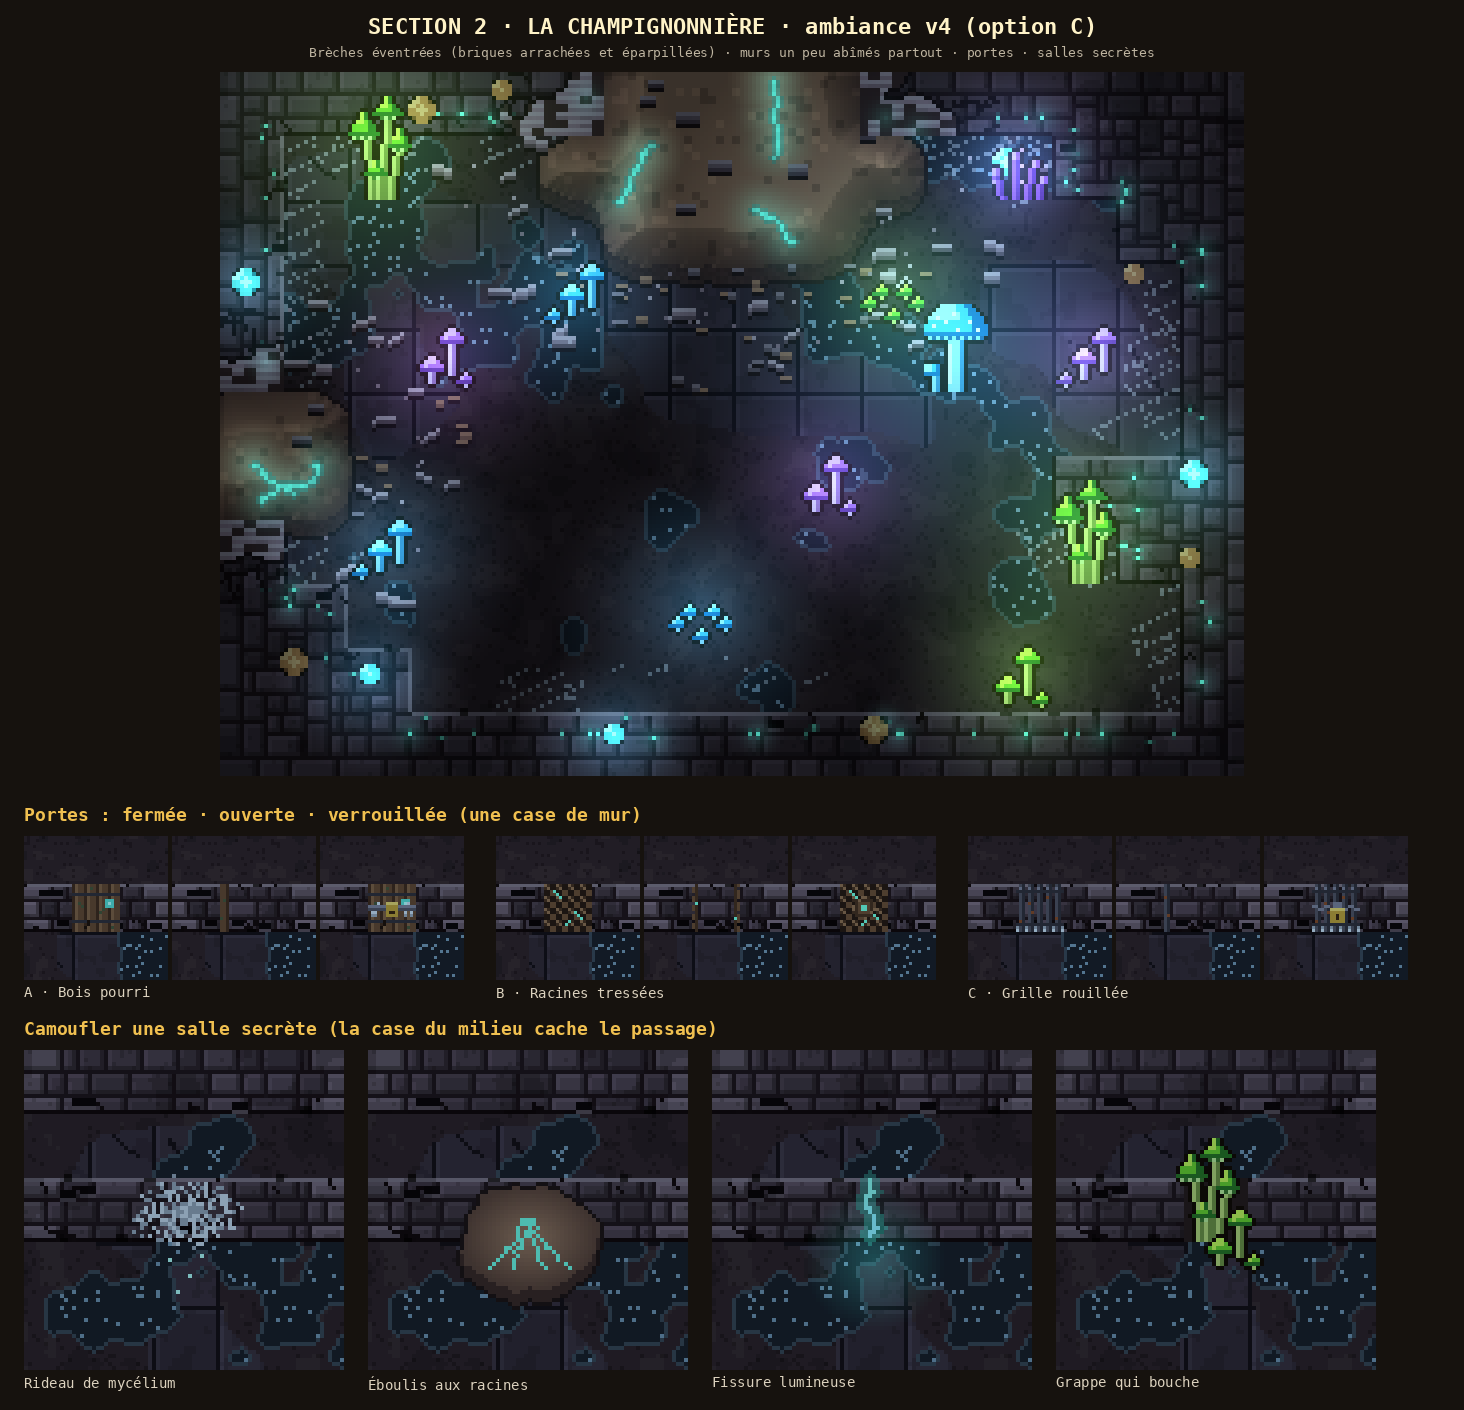

Recreate this plot in Python.
"""Section 2, la CHAMPIGNONNIÈRE : ambiance v4 (Thomas, 2026-11-14, sur la v3 : « on est vraiment pas mal » ; « il
faut comprendre que les murs sont éventrés à l'endroit où la terre est entrée : briques brisées et déplacées tout
autour » ; « abîme un chouille plus les murs, même loin des brèches » ; « que proposes-tu comme porte et porte
verrouillée ? » ; « que proposes-tu pour camoufler une salle secrète ? »).

- La salle de la v3, avec des BRÈCHES ÉVENTRÉES (bords de mur déchiquetés, briques fendues, briques arrachées et
  éparpillées autour de la brèche) et des murs un peu ABÎMÉS partout (éclats au bord, fissures, briques manquantes).
- TROIS PORTES (fermée, ouverte, verrouillée) : A bois pourri, B racines tressées, C grille rouillée.
- QUATRE CAMOUFLAGES de salle secrète : rideau de mycélium, éboulis aux racines, fissure lumineuse, grappe qui bouche.

  python3 art/champi_v4.py   → art/champi_v4.png
"""
import math
import os
import sys

import numpy as np
from PIL import Image, ImageDraw
from scipy import ndimage

sys.path.insert(0, os.path.dirname(os.path.abspath(__file__)))
import murs_v3 as M  # noqa: E402
import champi_v1 as V1  # noqa: E402
import champi_v3 as V3  # noqa: E402
from pix import fbm, font, grid, hash2, outline_mask, up  # noqa: E402
from dortoir_v2 import Sprite  # noqa: E402

T = 16
BRICK, BRICK_HI, BRICK_SH = np.array((150, 128, 140)), np.array((196, 178, 188)), np.array((96, 80, 90))
CRACK = np.array((18, 12, 16))
HOLE = np.array((10, 8, 12))


def brick(a, X, Y, w, h, tilt=0):
    """Une brique arrachée, posée de travers (tilt : marche d'un pixel)."""
    H, W = a.shape[:2]
    for j in range(h):
        for i in range(w):
            x, y = X + i, Y + j + (tilt * i) // max(1, w)
            if 0 <= x < W and 0 <= y < H:
                a[y, x] = BRICK_HI if j == 0 else BRICK_SH if j == h - 1 else BRICK
    for i in range(w):
        x, y = X + i, Y + h + (tilt * i) // max(1, w)
        if 0 <= x < W and 0 <= y < H:
            a[y, x] = (24, 18, 22)


def cracks(a, mask, rng, n, length):
    """Fissures sombres qui serpentent dans les pierres."""
    ys, xs = np.nonzero(mask)
    if len(xs) == 0:
        return
    H, W = a.shape[:2]
    for _ in range(n):
        i = rng.integers(0, len(xs))
        x, y = float(xs[i]), float(ys[i])
        ang = rng.uniform(0, 2 * math.pi)
        for _ in range(int(rng.integers(length // 2, length))):
            xi, yi = int(x), int(y)
            if 0 <= xi < W and 0 <= yi < H and mask[yi, xi]:
                a[yi, xi] = CRACK
            ang += rng.uniform(-0.7, 0.7)
            x += math.cos(ang)
            y += math.sin(ang)


def worn_walls(a, xs, ys, wallmask):
    """Murs un peu abîmés partout : éclats au bord côté salle, fissures, quelques briques manquantes, taches sombres."""
    rng = np.random.default_rng(21)
    floor = ~wallmask
    near = wallmask & (ndimage.distance_transform_edt(wallmask) < 5)
    # Éclats : de petites encoches au bord du mur.
    edge = wallmask & ndimage.binary_dilation(floor)
    ey, ex = np.nonzero(edge)
    for k in rng.choice(len(ex), size=len(ex) // 40, replace=False):
        w, h = int(rng.integers(2, 4)), int(rng.integers(1, 3))
        x0, y0 = ex[k] - w // 2, ey[k] - h // 2
        sub = (slice(max(0, y0), y0 + h), slice(max(0, x0), x0 + w))
        a[sub] = a[sub] * 0.35
    cracks(a, near, rng, 14, 10)
    # Briques manquantes : un trou noir, la brique d'en dessous éclairée sur son bord.
    ny, nx = np.nonzero(near & (ndimage.distance_transform_edt(wallmask) > 2))
    for k in rng.choice(len(nx), size=6, replace=False):
        x0, y0 = nx[k], ny[k]
        a[y0:y0 + 2, x0:x0 + 4] = HOLE
        a[y0 + 2:y0 + 3, x0:x0 + 4] = (90, 78, 86)
    stain = wallmask & (fbm(xs, ys, 12, 701, 2) > 0.66)
    a[stain] = a[stain] * 0.82


def breach_damage(a, xs, ys, wallmask, mound):
    """Les brèches ÉVENTRÉES : bords déchiquetés, briques fendues, briques arrachées éparpillées autour."""
    rng = np.random.default_rng(31)
    H, W = a.shape[:2]
    E = np.zeros((H, W), bool)
    for (cx, cy) in V3.cells("E"):
        E[cy * T:(cy + 1) * T, cx * T:(cx + 1) * T] = True
    dE = ndimage.distance_transform_edt(~E)
    # Bord déchiqueté : le mur est grignoté sur quelques pixels, irrégulièrement (dents, pierres à moitié cassées).
    bite = wallmask & (dE < 4 + 12 * fbm(xs, ys, 5, 711, 2))
    # Dans la morsure : un amas de morceaux de briques (blocs de 3 × 2, clair dessus, sombre dessous) dans la terre.
    a[bite] = (58, 42, 44)
    blk = hash2((xs // 3).astype(int), (ys // 2).astype(int), 713)
    chunk = bite & (blk > 0.45)
    a[chunk] = BRICK * (0.75 + 0.4 * blk[chunk][..., None])
    top = chunk & ((ys.astype(int) % 2) == 0)
    a[top] = BRICK_HI * 0.95
    rim = outline_mask(bite) & wallmask
    a[rim] = (20, 14, 18)
    # Briques fendues tout autour (plus de fissures, plus longues).
    cracks(a, wallmask & ~bite & (dE < 22), rng, 22, 14)
    # Briques arrachées : éparpillées sur le sol et sur l'éboulis, de plus en plus rares en s'éloignant.
    around = (~wallmask) & (dE < 30) & (dE > 2)
    ry, rx = np.nonzero(around)
    for _ in range(70):
        i = rng.integers(0, len(rx))
        if rng.random() > 1.2 - dE[ry[i], rx[i]] / 30:
            continue
        brick(a, int(rx[i]), int(ry[i]), int(rng.integers(4, 7)), int(rng.integers(2, 4)), int(rng.integers(-2, 3)))
    # Éclats de brique (petits morceaux).
    for _ in range(80):
        i = rng.integers(0, len(rx))
        if dE[ry[i], rx[i]] < 22:
            a[ry[i], rx[i]] = BRICK_HI if rng.random() < 0.5 else BRICK


# ---------------------------------------------------------------- portes (une case de mur, vue de dessus)

WOOD, WOOD_D, WOOD_L = (104, 74, 52, 255), (66, 46, 34, 255), (132, 98, 70, 255)
ROT = (70, 86, 60, 255)
IRON, IRON_D, IRON_L = (84, 84, 96, 255), (50, 50, 60, 255), (130, 130, 146, 255)
RUST = (140, 76, 44, 255)
MYC, MYC_D = (214, 220, 226, 255), (160, 168, 178, 255)
GLOW = (120, 255, 214, 255)
ROOT, ROOT_D, ROOT_L = (112, 80, 56, 255), (72, 50, 36, 255), (150, 112, 80, 255)


def door_rotten(state):
    """A · BOIS POURRI : planches gonflées d'humidité, taches de moisissure, un disque lumineux qui y pousse."""
    s = Sprite(16, 16)
    if state == "open":
        s.r(0, 0, 3, 16, WOOD).r(2, 0, 1, 16, WOOD_D).p(1, 5, ROT).p(0, 11, ROT)
        return s.done(outline=False)
    for x in range(16):
        c = WOOD_D if x % 4 == 0 else WOOD_L if x % 4 == 1 else WOOD
        s.r(x, 0, 1, 16, c)
    s.r(0, 3, 16, 1, IRON_D).r(0, 12, 16, 1, IRON_D)
    for (x, y) in ((2, 6), (3, 7), (9, 9), (10, 8), (13, 14), (6, 1)):
        s.p(x, y, ROT)
    s.r(11, 5, 3, 3, (90, 220, 200, 255)).p(12, 6, (190, 255, 240, 255))
    s.p(4, 14, CRACK_PX).p(5, 13, CRACK_PX).p(5, 12, CRACK_PX)
    if state == "locked":
        # Barre de fer et cadenas, mangés par le mycélium.
        s.r(0, 7, 16, 2, IRON).r(0, 7, 16, 1, IRON_L)
        s.r(6, 6, 4, 5, (200, 160, 60, 255)).r(7, 9, 2, 1, (60, 40, 20, 255)).r(6, 6, 4, 1, (240, 210, 110, 255))
        for x in (1, 2, 12, 14):
            s.p(x, 9, MYC).p(x, 10, MYC_D)
        s.p(3, 6, MYC).p(13, 6, MYC)
    return s.done(outline=False)


CRACK_PX = (30, 20, 16, 255)


def door_roots(state):
    """B · RACINES TRESSÉES : un battant de racines entrecroisées ; des fils lumineux courent dedans."""
    s = Sprite(16, 16)
    if state == "open":
        for y in range(16):
            s.p(0 + (y % 3 == 0), y, ROOT).p(1, y, ROOT_D).p(15 - (y % 4 == 1), y, ROOT).p(14, y, ROOT_D)
        s.p(1, 6, GLOW).p(14, 11, GLOW)
        return s.done(outline=False)
    s.r(0, 0, 16, 16, (40, 28, 22, 255))
    for k in range(-16, 16, 4):
        for i in range(16):
            x, y = i, i + k
            if 0 <= y < 16:
                s.p(x, y, ROOT if (i // 2) % 2 else ROOT_L)
            x2, y2 = 15 - i, i + k + 2
            if 0 <= y2 < 16:
                s.p(x2, y2, ROOT_D if (i // 2) % 2 else ROOT)
    for (x, y) in ((3, 2), (4, 3), (5, 4), (10, 9), (11, 10), (12, 11), (7, 13), (8, 12)):
        s.p(x, y, GLOW)
    if state == "locked":
        # Un gros nœud de racines serré au milieu, qui luit : il faut le trancher (ou le brûler).
        s.r(5, 5, 6, 6, ROOT_D).r(6, 6, 4, 4, ROOT).r(7, 7, 2, 2, GLOW).p(6, 5, ROOT_L).p(10, 9, ROOT_L)
        for (x, y) in ((4, 7), (11, 8), (7, 4), (8, 11)):
            s.p(x, y, ROOT_L)
    return s.done(outline=False)


def door_grate(state):
    """C · GRILLE ROUILLÉE : des barreaux qu'on voit à travers (comme la prison), rouille et mycélium aux pieds."""
    s = Sprite(16, 16)
    if state == "open":
        s.r(0, 0, 2, 16, IRON).r(1, 0, 1, 16, IRON_D).p(0, 4, RUST).p(1, 10, RUST)
        return s.done(outline=False)
    for x in (1, 4, 7, 10, 13):
        s.r(x, 0, 2, 16, IRON).r(x + 1, 0, 1, 16, IRON_D).p(x, 1, IRON_L)
    s.r(0, 2, 16, 1, IRON_D).r(0, 13, 16, 1, IRON_D)
    for (x, y) in ((4, 6), (5, 9), (10, 4), (13, 11), (1, 12)):
        s.p(x, y, RUST)
    for x in (0, 3, 6, 9, 12, 15):
        s.p(x, 15, MYC).p(x, 14, MYC_D)
    if state == "locked":
        # Une chaîne enroulée et un gros cadenas.
        for x in range(0, 16, 2):
            s.r(x, 7 + (x // 2) % 2, 2, 1, IRON_L)
        s.r(6, 8, 5, 5, (200, 160, 60, 255)).r(7, 6, 3, 2, IRON_L).r(8, 10, 1, 2, (60, 40, 20, 255)).r(6, 8, 5, 1, (240, 210, 110, 255))
    return s.done(outline=False)


VIGNETTE = ["#####", "#...#", "##D##", "#...#", "#####"]


def wall_vignette(draw_cell, plan=VIGNETTE):
    """Un petit morceau de mur (option C), et ce qu'on dessine dans la case « D »."""
    V1.WALLS["C"]()
    fp = [r.replace("S", "#") for r in plan]
    walls = M.Walls([r.replace("D", "#") for r in fp])
    img = M.render([r.replace("D", "#") for r in fp], moss=False)
    W, H = img.size
    px = img.load()
    xs, ys = grid(W, H)
    floor = V1.floor_C(xs, ys)
    for Y in range(H):
        for X in range(W):
            if walls.floor(X // T, Y // T):
                px[X, Y] = tuple(int(v) for v in floor[Y, X])
    a = np.asarray(img).astype(float)
    wallmask = np.zeros((H, W), bool)
    for y, row in enumerate(fp):
        for x, c in enumerate(row):
            if c in "#D":
                wallmask[y * T:(y + 1) * T, x * T:(x + 1) * T] = True
    worn_walls(a, xs, ys, wallmask)
    img = Image.fromarray(np.clip(a, 0, 255).astype(np.uint8), "RGB")
    for y, row in enumerate(plan):
        for x, c in enumerate(row):
            if c in "DS":
                draw_cell(img, x, y)
    return img


def paste_cell(sprite):
    def f(img, x, y):
        im = sprite.img()
        img.paste(im, (x * T, y * T), im)
    return f


# ---------------------------------------------------------------- camouflages de salle secrète


def camo_mycelium(img, x, y):
    """Rideau de mycélium : la case de mur est noyée sous les filaments ; seuls quelques spores dérivent par devant."""
    a = np.asarray(img).astype(float)
    X0, Y0 = x * T, y * T
    rng = np.random.default_rng(41)
    H, W = a.shape[:2]
    xs, ys = grid(W, H)
    blob = np.hypot((xs - X0 - 8) / 1.5, ys - Y0 - 8) < 9 + 4 * (fbm(xs, ys, 4, 811, 2) - 0.5)
    by, bx = np.nonzero(blob)
    for j, i in zip(by, bx):
        dd = math.hypot((i - X0 - 8) / 1.5, j - Y0 - 8)
        if rng.random() < 0.85 - dd / 14 or (i + j * 2) % 5 == 0 and dd < 7:
            a[j, i] = MYC[:3] if rng.random() < 0.6 else MYC_D[:3]
    for (dx, dy) in ((4, 20), (9, 24), (12, 19), (6, 28)):
        a[Y0 + dy, X0 + dx] = (190, 255, 236)
    img.paste(Image.fromarray(np.clip(a, 0, 255).astype(np.uint8), "RGB"))


def camo_rubble(img, x, y):
    """Éboulis aux racines : un petit tas de terre bouche une brèche ; toutes ses racines lumineuses filent vers elle."""
    a = np.asarray(img).astype(float)
    H, W = a.shape[:2]
    xs, ys = grid(W, H)
    cx, cy = (x + 0.5) * T, (y + 0.9) * T
    d = np.hypot((xs - cx) / 1.3, ys - cy)
    m = d < 13 + 3 * (fbm(xs, ys, 4, 801, 2) - 0.5)
    hgt = np.clip((13 - d) / 13, 0, 1)
    col = np.array((96, 70, 60)) + np.array((70, 56, 40)) * hgt[..., None]
    a[m] = col[m]
    face = np.zeros_like(m)
    for k in range(1, 4):
        face[k:, :] |= m[:-k, :]
    face &= ~m
    a[face] = (62, 44, 42)
    a[outline_mask(m | face)] = (30, 22, 24)
    rng = np.random.default_rng(42)
    for sx in (-10, -4, 4, 10):
        px_, py_ = cx + sx, cy + 8
        for _ in range(14):
            if m[int(py_), int(px_)]:
                a[int(py_), int(px_)] = (120, 255, 220)
            px_ += (cx - px_) * 0.12 + rng.uniform(-0.5, 0.5)
            py_ -= 0.9
    img.paste(Image.fromarray(np.clip(a, 0, 255).astype(np.uint8), "RGB"))


def camo_crack(img, x, y):
    """Fissure lumineuse : une lézarde dans le mur, d'où filtre la lueur bleu-vert de la salle cachée."""
    a = np.asarray(img).astype(float)
    H, W = a.shape[:2]
    xs, ys = grid(W, H)
    X0, Y0 = x * T, y * T
    pts = [(7, 0), (8, 3), (6, 6), (8, 9), (9, 12), (7, 15)]
    line = np.zeros((H, W), bool)
    for (x1, y1), (x2, y2) in zip(pts, pts[1:]):
        for k in range(8):
            line[Y0 + y1 + (y2 - y1) * k // 8, X0 + x1 + (x2 - x1) * k // 8] = True
    a[line] = (150, 255, 230)
    halo = ndimage.binary_dilation(line, iterations=2) & ~line
    a[halo] = a[halo] * 0.5 + np.array((60, 170, 150)) * 0.5
    glow = np.clip(1 - np.hypot(xs - X0 - 8, ys - Y0 - 20) / 18, 0, 1)
    a = a + np.array((20, 70, 60)) * glow[..., None]
    img.paste(Image.fromarray(np.clip(a, 0, 255).astype(np.uint8), "RGB"))


def camo_cluster(img, x, y):
    """Grappe qui bouche : une brèche dans le mur, entièrement remplie par une grosse grappe ; on la coupe."""
    a = np.asarray(img).astype(float)
    a[y * T:(y + 1) * T, x * T:(x + 1) * T] = (40, 30, 32)
    img.paste(Image.fromarray(np.clip(a, 0, 255).astype(np.uint8), "RGB"))
    for (dx, dy, sp) in ((-2, -12, V3.green_cluster()), (4, -4, V3.group("touffe", "g"))):
        im = sp.img()
        img.paste(im, (x * T + dx, y * T + dy + (T - im.height) + 12), im)


def dark(img, k=0.62):
    a = np.asarray(img).astype(float) * np.array((0.82, 0.92, 1.0)) * k
    return Image.fromarray(np.clip(a, 0, 255).astype(np.uint8), "RGB")


def main():
    V3.PRE_HOOK = lambda a, xs, ys, wm: worn_walls(a, xs, ys, wm)
    V3.HOOK = breach_damage
    S = 4
    r = up(V3.room(), S)
    pad = 24
    VS = 4
    doors = [("A · Bois pourri", door_rotten), ("B · Racines tressées", door_roots), ("C · Grille rouillée", door_grate)]
    camos = [("Rideau de mycélium", camo_mycelium), ("Éboulis aux racines", camo_rubble), ("Fissure lumineuse", camo_crack), ("Grappe qui bouche", camo_cluster)]
    vw = 5 * T * VS
    Wb = max(r.width + 2 * pad, pad + 4 * (vw + pad), 2 * pad + 3 * (3 * (3 * T * 3 + 4) + 28))
    Hb = 80 + r.height + 40 + (vw + 70) * 2 + 120
    sheet = Image.new("RGB", (Wb, Hb), (22, 18, 14))
    d = ImageDraw.Draw(sheet)
    d.text((Wb // 2, 26), "SECTION 2 · LA CHAMPIGNONNIÈRE · ambiance v4 (option C)", fill=(255, 243, 200), font=font(22), anchor="mm")
    d.text((Wb // 2, 52), "Brèches éventrées (briques arrachées et éparpillées) · murs un peu abîmés partout · portes · salles secrètes",
           fill=(190, 180, 160), font=font(13, False), anchor="mm")
    sheet.paste(r, ((Wb - r.width) // 2, 72))
    y = 72 + r.height + 30
    d.text((pad, y), "Portes : fermée · ouverte · verrouillée (une case de mur)", fill=(240, 192, 80), font=font(18), anchor="lt")
    y += 30
    x = pad
    for name, fn in doors:
        x0 = x
        for st in ("closed", "open", "locked"):
            v = wall_vignette(paste_cell(fn(st)), ["...", "#D#", "..."])
            im = up(dark(v, 0.85), 3)
            sheet.paste(im, (x, y))
            x += im.width + 4
        d.text((x0, y + im.height + 6), name, fill=(220, 210, 190), font=font(14, False), anchor="lt")
        x += 28
    y += 3 * T * 3 + 40
    d.text((pad, y), "Camoufler une salle secrète (la case du milieu cache le passage)", fill=(240, 192, 80), font=font(18), anchor="lt")
    y += 30
    x = pad
    for name, fn in camos:
        v = wall_vignette(fn, ["#####", ".....", "##S##", ".....", "....."])
        im = up(dark(v, 0.8), 4)
        sheet.paste(im, (x, y))
        d.text((x, y + im.height + 6), name, fill=(220, 210, 190), font=font(14, False), anchor="lt")
        x += im.width + pad
    sheet = sheet.crop((0, 0, Wb, y + 5 * T * 4 + 40))
    out = os.path.join(os.path.dirname(os.path.abspath(__file__)), "champi_v4.png")
    sheet.save(out)
    print("art/champi_v4.png", sheet.size)


if __name__ == "__main__":
    main()
